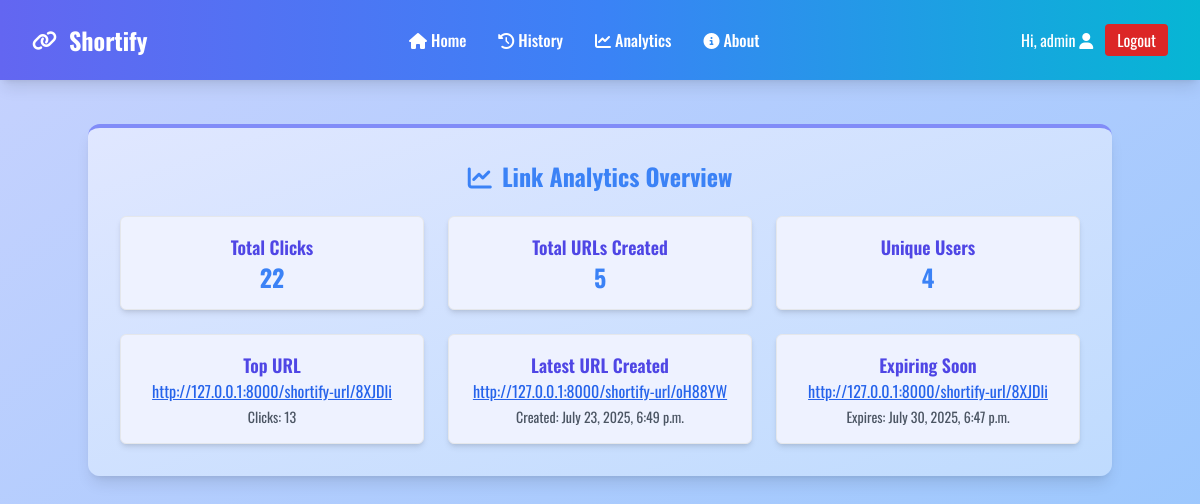
Page /analytics/ (signed in) on the committed database.
### shortener/models.py (models this page shows, shortened)
class ShortURL(models.Model):
    user = models.ForeignKey(User, on_delete=models.CASCADE, null=True, blank=True)
    long_url = models.URLField()
    short_code = models.CharField(max_length=10, unique=True)
    click_count = models.PositiveIntegerField(default=0)
    expires_at = models.DateTimeField(null=True, blank=True)
    created_at = models.DateTimeField(auto_now_add=True)

### shortener/views/analytics.py (the view)
class AnalyticsView(TemplateView):
    template_name = "analytics.html"
    def get(self, request):
        urls = ShortURL.objects.all()
        total_clicks = urls.aggregate(total=Sum('click_count'))['total'] or 0
        total_urls = urls.count()
        unique_users = User.objects.count()
        top_url = urls.order_by('-click_count').first()
        recent_url = urls.order_by('-created_at').first()
        expiring_soon_url = urls.filter(expires_at__isnull=False, expires_at__gte=now()).order_by('expires_at').first()
        return render(request, self.template_name, {
            'total_clicks': total_clicks,
            'total_urls': total_urls,
            'unique_users': unique_users,
            'top_url': top_url,
            'recent_url': recent_url,
            'expiring_soon_url': expiring_soon_url,
        })

### templates/analytics.html (shortened to what this page needs)
{% extends 'base.html' %}
{% block content %}
<div class="flex items-center justify-center h-full">
	<div
		id="analytics"
		class="bg-gradient-to-br from-indigo-100 to-blue-200 shadow-lg rounded-xl w-full max-w-5xl p-8 border-t-4 border-indigo-400"
	>
		<h2 class="text-2xl font-bold text-blue-500 text-center mb-6">
			<i class="fa-solid fa-chart-line mr-1"></i> Link Analytics Overview
		</h2>
		<div class="grid grid-cols-1 md:grid-cols-3 gap-6 text-center">
			<div class="bg-indigo-50 p-4 rounded-md shadow-md border hover:shadow-lg transform hover:-translate-y-1 transition duration-300">
				<h3 class="text-lg font-semibold text-indigo-600">Total Clicks</h3>
				<p class="text-2xl font-bold text-blue-500">{{ total_clicks }}</p>
			</div>
			<div class="bg-indigo-50 p-4 rounded-md shadow-md border hover:shadow-lg transform hover:-translate-y-1 transition duration-300">
				<h3 class="text-lg font-semibold text-indigo-600">Total URLs Created</h3>
				<p class="text-2xl font-bold text-blue-500">{{ total_urls }}</p>
			</div>
			<div class="bg-indigo-50 p-4 rounded-md shadow-md border hover:shadow-lg transform hover:-translate-y-1 transition duration-300">
				<h3 class="text-lg font-semibold text-indigo-600">Unique Users</h3>
				<p class="text-2xl font-bold text-blue-500">{{ unique_users }}</p>
			</div>
			<div class="bg-indigo-50 p-4 rounded-md shadow-md border hover:shadow-lg transform hover:-translate-y-1 transition duration-300">
				<h3 class="text-lg font-semibold text-indigo-600">Top URL</h3>
				{% if top_url %}
					<p class="text-blue-600 underline truncate">
						http://127.0.0.1:8000/shortify-url/{{ top_url.short_code }}
					</p>
					<p class="text-sm text-gray-600 mt-1">Clicks: {{ top_url.click_count }}</p>
				{% else %}
					<p class="text-gray-500">No URLs available</p>
				{% endif %}
			</div>
			<div class="bg-indigo-50 p-4 rounded-md shadow-md border hover:shadow-lg transform hover:-translate-y-1 transition duration-300">
				<h3 class="text-lg font-semibold text-indigo-600">Latest URL Created</h3>
				{% if recent_url %}
					<p class="text-blue-600 underline truncate">
						http://127.0.0.1:8000/shortify-url/{{ recent_url.short_code }}
					</p>
					<p class="text-sm text-gray-600 mt-1">Created: {{ recent_url.created_at }}</p>
				{% else %}
					<p class="text-gray-500">No data</p>
				{% endif %}
			</div>
			<div class="bg-indigo-50 p-4 rounded-md shadow-md border hover:shadow-lg transform hover:-translate-y-1 transition duration-300">
				<h3 class="text-lg font-semibold text-indigo-600">Expiring Soon</h3>
				{% if expiring_soon_url %}
					<p class="text-blue-600 underline truncate">
						http://127.0.0.1:8000/shortify-url/{{ expiring_soon_url.short_code }}
					</p>
					<p class="text-sm text-gray-600 mt-1">Expires: {{ expiring_soon_url.expires_at }}</p>
				{% else %}
					<p class="text-gray-500">No upcoming expiry</p>
				{% endif %}
			</div>
		</div>
	</div>
</div>
{% endblock %}

### templates/nav.html (shortened to what this page needs)
<nav
	class="bg-gradient-to-r from-indigo-500 via-blue-500 to-cyan-500 shadow-lg text-white"
>
	<div class="max-w-7xl mx-auto px-4 sm:px-6 lg:px-8 py-2">
		<div class="flex justify-between h-16 items-center">
			<div class="flex items-center space-x-3">
				<i class="fa-solid fa-link fa-lg"></i>
				<span class="font-bold text-2xl">Shortify</span>
			</div>
			<div class="hidden md:flex items-center space-x-8 text-md font-medium">
				<a href="{% url "home" %}" class="hover:text-emerald-300 transition"
					><i class="fa-solid fa-home mr-1"></i>Home</a
				>
				<a href="{% url "history" %}" class="hover:text-emerald-300 transition"
					><i class="fa-solid fa-history mr-1"></i>History</a
				>
				<a href="{% url "analytics" %}" class="hover:text-emerald-300 transition"
					><i class="fa-solid fa-chart-line mr-1"></i>Analytics</a
				>
				<a href="{% url "about" %}" class="hover:text-emerald-300 transition"
					><i class="fa-solid fa-info-circle mr-1"></i>About</a
				>
			</div>
			<div class="hidden md:flex items-center space-x-3 auth-section">
				{% if user.is_authenticated %}
					<span class="text-md">Hi, {{ user.username }} <i class="fa-solid fa-user"></i></span>
					<a href="{% url 'logout' %}" class="text-white px-3 py-1 rounded bg-red-600">Logout</a>
				{% else %}
					<button onclick="openModal('loginModal')" class="text-white px-3 py-1 rounded bg-indigo-600">Login</button>
					<button onclick="openModal('signupModal')" class="text-white px-3 py-1 rounded bg-green-600">Signup</button>
				{% endif %}
			</div>
		</div>
	</div>
</nav>

### static/css/style.css (style rules this page uses)
body { font-family: "Oswald", serif; scroll-behavior: smooth; background: #4f46e5; }

### rows in the picture
ShortURL: short_code "8XJDli", click_count "13", expires_at "July 30, 2025, 6:47 p.m."
ShortURL: short_code "oH88YW", created_at "July 23, 2025, 6:49 p.m."

### other values in the picture
{{ user.username }} "admin"
{{ total_clicks }} "22"
{{ total_urls }} "5"
{{ unique_users }} "4"
